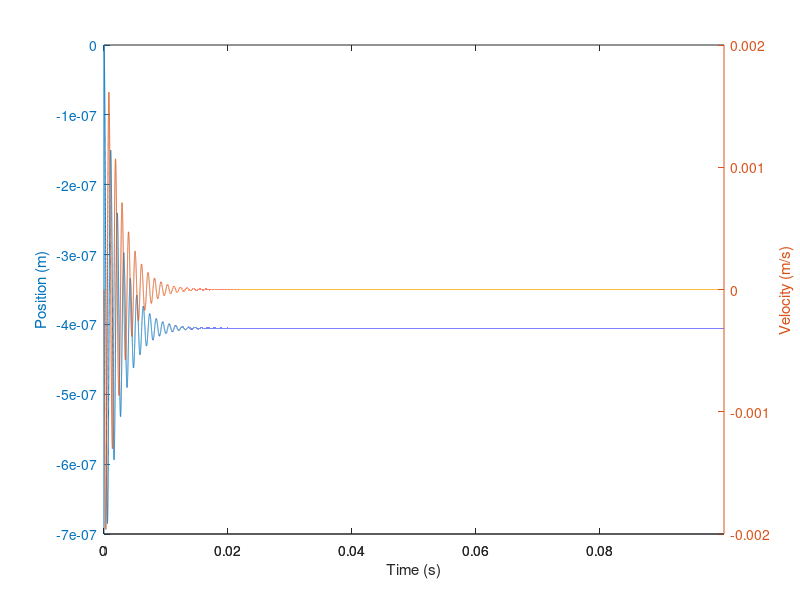
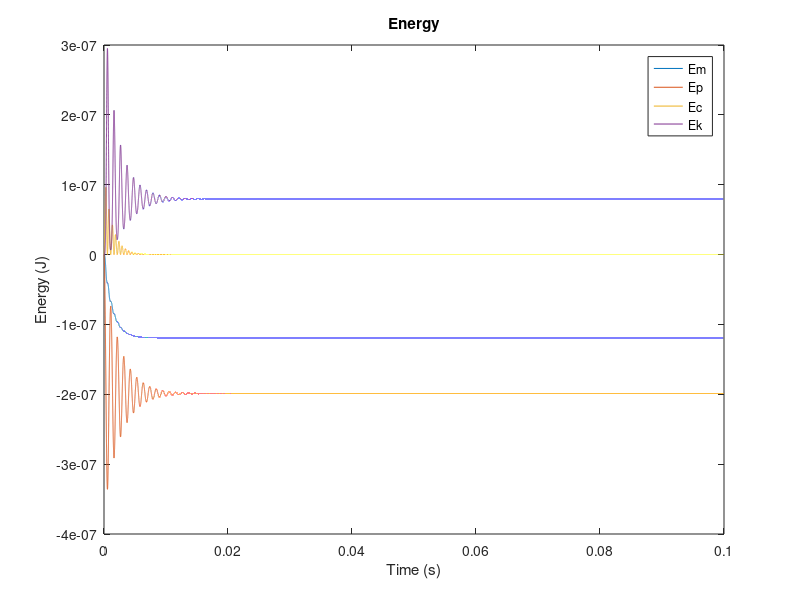

The MATLAB source for these figures, in order:
%%%%%%%%%%%%%%%%%%%%%%%%%%%%%%%%%%%%%%%%%%
%calcul Bouncing Ball Hertzian contact
%Nicolas
%03 06 2015
%%%%%%%%%%%%%%%%%%%%%%%%%%%%%%%%%%%%%%%%%%
clear all
close all
clc

%parameter
m=0.05; %mass of the ball
e=1; %restit coeff
z0=0; %initial position
v0=0; %initial velocity
g=9.81; %gravity
dt=0.000001; %time step
N=100000; %number of step
R=160e-6; %radius of the ball
E=2.05e11; %Young modulus
nu=0.3; %Poisson's ratio
Epr=1/(2*(1-nu^2)/E); %reduced modulus
K=4/3*sqrt(R)*Epr/m;
V=0.001;
lmc=0.000150;
w=2*pi*V/lmc;
Ra=10e-6;
eta=0.001;
c=4*sqrt(K*m^2)*eta
p=3;

%Velocity Verlet solving
v=[v0];
z=[z0];
a=[-g];
Ec(1)=1/2*m*(v(1))^2;
Ep(1)=m*g*z(1);
Ek(1)=0;
Em(1)=Ek(1)+Ec(1)+Ep(1);

for nn=1:N
    vh=v(nn)+0.5*a(nn)*dt;
    z(nn+1)=z(nn)+vh*dt;
    if z(nn+1)>0
        a(nn+1)=-g;
        Ek(nn+1)=0;
    else
        a(nn+1)=-g+K*(-z(nn+1))^(3/2)-c/m*vh;
        Ek(nn+1)=2/5*K*m*(-z(nn+1))^(5/2);
    end
    v(nn+1)=vh+0.5*a(nn+1)*dt;
    Ec(nn+1)=1/2*m*(v(nn+1))^2;
    Ep(nn+1)=m*g*z(nn+1);
    Em(nn+1)=Ek(nn+1)+Ec(nn+1)+Ep(nn+1);
end


%% Plot
t=0:dt:N*dt;
figure(1)
[hAx,~,~]=plotyy(t,z,t,v);
xlabel('Time (s)')
ylabel(hAx(1),'Position (m)') % left y-axis
ylabel(hAx(2),'Velocity (m/s)') % right y-axis

figure(2)
plot(t,Em,t,Ep,t,Ec,t,Ek)
%plot(t,Em)
title('Energy')
xlabel('Time (s)')
ylabel('Energy (J)')
legend('Em','Ep','Ec','Ek')
